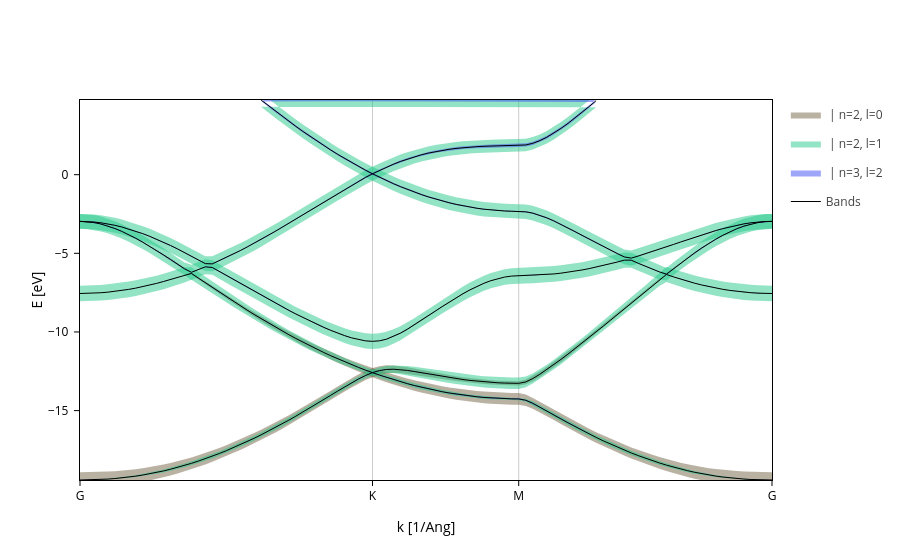

The code cell stored with this chart in its notebook:
### Markdown cell above
## Fatbands 

In fatbands, the width of each band represents the coefficient of a particular basis orbital for that band at that k-point. Usually, you draw multiple orbitals (or groups of orbitals), each in one colour. The **wider the band is for a given color, the more contribution of the orbital to the state** (bigger coefficient).

**Documentation in sisl**
https://sisl.readthedocs.io/en/v0.14.2/visualization/viz_module/showcase/FatbandsPlot.html

### Code cell
# Get the fatbands plot
fatbands = band_struct.plot.fatbands(Erange=[-20,5])
# Split the contributions by the n and l quantum numbers
fatbands.split_groups(on="n+l")

### Figure 1 — Plotly figure (JSON) as saved in the notebook; plotly's stock layout.template omitted (floating-point values rounded to 4 significant figures; data arrays with more than 128 entries replaced by an {"elided": "..."} marker saying what was removed)
{"data": [{"fill": "toself", "legendgroup": " | n=2, l=0", "line": {"color": "#756447", "width": 0}, "meta": {}, "mode": "lines", "name": " | n=2, l=0", "type": "scatter", "x": {"elided": "200 float values"}, "y": {"elided": "200 float values"}}, {"fill": "toself", "legendgroup": " | n=2, l=0", "line": {"color": "#756447", "width": 0}, "meta": {}, "mode": "lines", "name": " | n=2, l=0", "showlegend": false, "type": "scatter", "x": {"elided": "200 float values"}, "y": {"elided": "200 float values"}}, {"fill": "toself", "legendgroup": " | n=2, l=0", "line": {"color": "#756447", "width": 0}, "meta": {}, "mode": "lines", "name": " | n=2, l=0", "showlegend": false, "type": "scatter", "x": {"elided": "200 float values"}, "y": {"elided": "200 float values"}}, {"fill": "toself", "legendgroup": " | n=2, l=0", "line": {"color": "#756447", "width": 0}, "meta": {}, "mode": "lines", "name": " | n=2, l=0", "showlegend": false, "type": "scatter", "x": {"elided": "200 float values"}, "y": {"elided": "200 float values"}}, {"fill": "toself", "legendgroup": " | n=2, l=0", "line": {"color": "#756447", "width": 0}, "meta": {}, "mode": "lines", "name": " | n=2, l=0", "showlegend": false, "type": "scatter", "x": {"elided": "200 float values"}, "y": {"elided": "200 float values"}}, {"fill": "toself", "legendgroup": " | n=2, l=1", "line": {"color": "#26c98a", "width": 0}, "meta": {}, "mode": "lines", "name": " | n=2, l=1", "type": "scatter", "x": {"elided": "200 float values"}, "y": {"elided": "200 float values"}}, {"fill": "toself", "legendgroup": " | n=2, l=1", "line": {"color": "#26c98a", "width": 0}, "meta": {}, "mode": "lines", "name": " | n=2, l=1", "showlegend": false, "type": "scatter", "x": {"elided": "200 float values"}, "y": {"elided": "200 float values"}}, {"fill": "toself", "legendgroup": " | n=2, l=1", "line": {"color": "#26c98a", "width": 0}, "meta": {}, "mode": "lines", "name": " | n=2, l=1", "showlegend": false, "type": "scatter", "x": {"elided": "200 float values"}, "y": {"elided": "200 float values"}}, {"fill": "toself", "legendgroup": " | n=2, l=1", "line": {"color": "#26c98a", "width": 0}, "meta": {}, "mode": "lines", "name": " | n=2, l=1", "showlegend": false, "type": "scatter", "x": {"elided": "200 float values"}, "y": {"elided": "200 float values"}}, {"fill": "toself", "legendgroup": " | n=2, l=1", "line": {"color": "#26c98a", "width": 0}, "meta": {}, "mode": "lines", "name": " | n=2, l=1", "showlegend": false, "type": "scatter", "x": {"elided": "200 float values"}, "y": {"elided": "200 float values"}}, {"fill": "toself", "legendgroup": " | n=3, l=2", "line": {"color": "#3e4ef6", "width": 0}, "meta": {}, "mode": "lines", "name": " | n=3, l=2", "type": "scatter", "x": {"elided": "200 float values"}, "y": {"elided": "200 float values"}}, {"fill": "toself", "legendgroup": " | n=3, l=2", "line": {"color": "#3e4ef6", "width": 0}, "meta": {}, "mode": "lines", "name": " | n=3, l=2", "showlegend": false, "type": "scatter", "x": {"elided": "200 float values"}, "y": {"elided": "200 float values"}}, {"fill": "toself", "legendgroup": " | n=3, l=2", "line": {"color": "#3e4ef6", "width": 0}, "meta": {}, "mode": "lines", "name": " | n=3, l=2", "showlegend": false, "type": "scatter", "x": {"elided": "200 float values"}, "y": {"elided": "200 float values"}}, {"fill": "toself", "legendgroup": " | n=3, l=2", "line": {"color": "#3e4ef6", "width": 0}, "meta": {}, "mode": "lines", "name": " | n=3, l=2", "showlegend": false, "type": "scatter", "x": {"elided": "200 float values"}, "y": {"elided": "200 float values"}}, {"fill": "toself", "legendgroup": " | n=3, l=2", "line": {"color": "#3e4ef6", "width": 0}, "meta": {}, "mode": "lines", "name": " | n=3, l=2", "showlegend": false, "type": "scatter", "x": {"elided": "200 float values"}, "y": {"elided": "200 float values"}}, {"legendgroup": "Bands", "line": {"color": "black", "dash": "solid", "width": 1}, "meta": {}, "mode": "lines", "name": "Bands", "opacity": 1, "type": "scatter", "x": [0.0, 0.04055, 0.0811, 0.1216, 0.1622, 0.2027, 0.2433, 0.2838, 0.3244, 0.3649, 0.4055, 0.446, 0.4866, 0.5271, 0.5677, 0.6082, 0.6488, 0.6893, 0.7299, 0.7704, 0.811, 0.8515, 0.8921, 0.9326, 0.9732, 1.014, 1.054, 1.095, 1.135, 1.176, 1.216, 1.257, 1.298, 1.338, 1.379, 1.419, 1.46, 1.5, 1.541, 1.581, 1.622, 1.663, 1.703, 1.744, 1.784, 1.825, 1.865, 1.906, 1.946, 1.987, 2.027, 2.068, 2.109, 2.149, 2.19, 2.23, 2.271, 2.311, 2.352, 2.392, 2.433, 2.474, 2.514, 2.555, 2.596, 2.637, 2.678, 2.719, 2.759, 2.8, 2.841, 2.882, 2.923, 2.964, 3.005, 3.046, 3.087, 3.128, 3.169, 3.21, 3.251, 3.292, 3.333, 3.374, 3.415, 3.456, 3.497, 3.538, 3.579, 3.62, 3.661, 3.702, 3.743, 3.784, 3.825, 3.866, 3.907, 3.948, 3.989, 4.03], "y": [-19.41, -19.41, -19.4, -19.38, -19.35, -19.32, -19.28, -19.23, -19.17, -19.1, -19.02, -18.93, -18.83, -18.73, -18.61, -18.49, -18.35, -18.21, -18.06, -17.9, -17.73, -17.55, -17.37, -17.17, -16.97, -16.76, -16.54, -16.32, -16.09, -15.85, -15.6, -15.35, -15.1, -14.83, -14.57, -14.3, -14.03, -13.76, -13.49, -13.23, -12.99, -12.77, -12.59, -12.74, -12.89, -13.03, -13.16, -13.29, -13.4, -13.51, -13.62, -13.71, -13.8, -13.88, -13.95, -14.02, -14.07, -14.12, -14.16, -14.2, -14.22, -14.24, -14.25, -14.26, -14.34, -14.54, -14.77, -15.02, -15.28, -15.53, -15.78, -16.02, -16.25, -16.48, -16.7, -16.92, -17.12, -17.32, -17.51, -17.69, -17.86, -18.03, -18.18, -18.33, -18.47, -18.59, -18.71, -18.82, -18.92, -19.01, -19.09, -19.16, -19.22, -19.28, -19.32, -19.35, -19.38, -19.4, -19.41, -19.41]}, {"legendgroup": "Bands", "line": {"color": "black", "dash": "solid", "width": 1}, "meta": {}, "mode": "lines", "name": "Bands", "opacity": 1, "showlegend": false, "type": "scatter", "x": [0.0, 0.04055, 0.0811, 0.1216, 0.1622, 0.2027, 0.2433, 0.2838, 0.3244, 0.3649, 0.4055, 0.446, 0.4866, 0.5271, 0.5677, 0.6082, 0.6488, 0.6893, 0.7299, 0.7704, 0.811, 0.8515, 0.8921, 0.9326, 0.9732, 1.014, 1.054, 1.095, 1.135, 1.176, 1.216, 1.257, 1.298, 1.338, 1.379, 1.419, 1.46, 1.5, 1.541, 1.581, 1.622, 1.663, 1.703, 1.744, 1.784, 1.825, 1.865, 1.906, 1.946, 1.987, 2.027, 2.068, 2.109, 2.149, 2.19, 2.23, 2.271, 2.311, 2.352, 2.392, 2.433, 2.474, 2.514, 2.555, 2.596, 2.637, 2.678, 2.719, 2.759, 2.8, 2.841, 2.882, 2.923, 2.964, 3.005, 3.046, 3.087, 3.128, 3.169, 3.21, 3.251, 3.292, 3.333, 3.374, 3.415, 3.456, 3.497, 3.538, 3.579, 3.62, 3.661, 3.702, 3.743, 3.784, 3.825, 3.866, 3.907, 3.948, 3.989, 4.03], "y": [-7.555, -7.549, -7.533, -7.507, -7.469, -7.421, -7.363, -7.293, -7.214, -7.124, -7.023, -6.912, -6.791, -6.66, -6.519, -6.368, -6.279, -6.578, -6.876, -7.173, -7.468, -7.76, -8.048, -8.333, -8.612, -8.887, -9.157, -9.421, -9.679, -9.931, -10.18, -10.42, -10.65, -10.87, -11.09, -11.3, -11.51, -11.71, -11.9, -12.08, -12.26, -12.43, -12.59, -12.46, -12.39, -12.37, -12.39, -12.45, -12.51, -12.59, -12.67, -12.75, -12.82, -12.9, -12.96, -13.03, -13.08, -13.13, -13.17, -13.21, -13.23, -13.25, -13.26, -13.27, -13.18, -12.96, -12.69, -12.39, -12.07, -11.75, -11.41, -11.07, -10.71, -10.36, -9.999, -9.636, -9.269, -8.9, -8.529, -8.157, -7.786, -7.416, -7.049, -6.685, -6.345, -6.499, -6.642, -6.776, -6.899, -7.012, -7.115, -7.207, -7.288, -7.359, -7.418, -7.467, -7.506, -7.533, -7.549, -7.555]}, {"legendgroup": "Bands", "line": {"color": "black", "dash": "solid", "width": 1}, "meta": {}, "mode": "lines", "name": "Bands", "opacity": 1, "showlegend": false, "type": "scatter", "x": [0.0, 0.04055, 0.0811, 0.1216, 0.1622, 0.2027, 0.2433, 0.2838, 0.3244, 0.3649, 0.4055, 0.446, 0.4866, 0.5271, 0.5677, 0.6082, 0.6488, 0.6893, 0.7299, 0.7704, 0.811, 0.8515, 0.8921, 0.9326, 0.9732, 1.014, 1.054, 1.095, 1.135, 1.176, 1.216, 1.257, 1.298, 1.338, 1.379, 1.419, 1.46, 1.5, 1.541, 1.581, 1.622, 1.663, 1.703, 1.744, 1.784, 1.825, 1.865, 1.906, 1.946, 1.987, 2.027, 2.068, 2.109, 2.149, 2.19, 2.23, 2.271, 2.311, 2.352, 2.392, 2.433, 2.474, 2.514, 2.555, 2.596, 2.637, 2.678, 2.719, 2.759, 2.8, 2.841, 2.882, 2.923, 2.964, 3.005, 3.046, 3.087, 3.128, 3.169, 3.21, 3.251, 3.292, 3.333, 3.374, 3.415, 3.456, 3.497, 3.538, 3.579, 3.62, 3.661, 3.702, 3.743, 3.784, 3.825, 3.866, 3.907, 3.948, 3.989, 4.03], "y": [-2.968, -2.987, -3.044, -3.136, -3.263, -3.42, -3.605, -3.813, -4.043, -4.289, -4.55, -4.822, -5.104, -5.392, -5.685, -5.981, -6.208, -6.038, -5.858, -5.902, -6.152, -6.404, -6.657, -6.91, -7.163, -7.415, -7.664, -7.911, -8.155, -8.394, -8.629, -8.859, -9.082, -9.299, -9.507, -9.707, -9.896, -10.07, -10.23, -10.37, -10.49, -10.57, -10.6, -10.56, -10.46, -10.3, -10.08, -9.828, -9.555, -9.268, -8.975, -8.68, -8.388, -8.103, -7.828, -7.568, -7.324, -7.103, -6.907, -6.74, -6.605, -6.507, -6.447, -6.427, -6.422, -6.408, -6.385, -6.353, -6.312, -6.262, -6.203, -6.135, -6.058, -5.974, -5.881, -5.78, -5.672, -5.556, -5.434, -5.436, -5.636, -5.827, -6.009, -6.182, -6.326, -5.974, -5.629, -5.295, -4.973, -4.666, -4.375, -4.104, -3.856, -3.632, -3.437, -3.272, -3.141, -3.045, -2.987, -2.968]}, {"legendgroup": "Bands", "line": {"color": "black", "dash": "solid", "width": 1}, "meta": {}, "mode": "lines", "name": "Bands", "opacity": 1, "showlegend": false, "type": "scatter", "x": [0.0, 0.04055, 0.0811, 0.1216, 0.1622, 0.2027, 0.2433, 0.2838, 0.3244, 0.3649, 0.4055, 0.446, 0.4866, 0.5271, 0.5677, 0.6082, 0.6488, 0.6893, 0.7299, 0.7704, 0.811, 0.8515, 0.8921, 0.9326, 0.9732, 1.014, 1.054, 1.095, 1.135, 1.176, 1.216, 1.257, 1.298, 1.338, 1.379, 1.419, 1.46, 1.5, 1.541, 1.581, 1.622, 1.663, 1.703, 1.744, 1.784, 1.825, 1.865, 1.906, 1.946, 1.987, 2.027, 2.068, 2.109, 2.149, 2.19, 2.23, 2.271, 2.311, 2.352, 2.392, 2.433, 2.474, 2.514, 2.555, 2.596, 2.637, 2.678, 2.719, 2.759, 2.8, 2.841, 2.882, 2.923, 2.964, 3.005, 3.046, 3.087, 3.128, 3.169, 3.21, 3.251, 3.292, 3.333, 3.374, 3.415, 3.456, 3.497, 3.538, 3.579, 3.62, 3.661, 3.702, 3.743, 3.784, 3.825, 3.866, 3.907, 3.948, 3.989, 4.03], "y": [-2.968, -2.978, -3.008, -3.059, -3.129, -3.218, -3.325, -3.449, -3.59, -3.746, -3.917, -4.101, -4.297, -4.503, -4.719, -4.943, -5.175, -5.413, -5.656, -5.67, -5.473, -5.267, -5.052, -4.83, -4.6, -4.363, -4.119, -3.869, -3.613, -3.352, -3.087, -2.818, -2.546, -2.273, -1.999, -1.726, -1.454, -1.185, -0.9216, -0.664, -0.4142, -0.1737, 0.05585, -0.1628, -0.3715, -0.5701, -0.7585, -0.9366, -1.104, -1.261, -1.408, -1.544, -1.67, -1.784, -1.888, -1.981, -2.063, -2.135, -2.195, -2.244, -2.283, -2.31, -2.327, -2.332, -2.361, -2.445, -2.577, -2.746, -2.942, -3.157, -3.384, -3.619, -3.857, -4.095, -4.332, -4.564, -4.792, -5.014, -5.229, -5.305, -5.171, -5.031, -4.887, -4.739, -4.588, -4.435, -4.282, -4.13, -3.979, -3.832, -3.69, -3.556, -3.43, -3.316, -3.215, -3.129, -3.06, -3.009, -2.978, -2.968]}, {"legendgroup": "Bands", "line": {"color": "black", "dash": "solid", "width": 1}, "meta": {}, "mode": "lines", "name": "Bands", "opacity": 1, "showlegend": false, "type": "scatter", "x": [0.0, 0.04055, 0.0811, 0.1216, 0.1622, 0.2027, 0.2433, 0.2838, 0.3244, 0.3649, 0.4055, 0.446, 0.4866, 0.5271, 0.5677, 0.6082, 0.6488, 0.6893, 0.7299, 0.7704, 0.811, 0.8515, 0.8921, 0.9326, 0.9732, 1.014, 1.054, 1.095, 1.135, 1.176, 1.216, 1.257, 1.298, 1.338, 1.379, 1.419, 1.46, 1.5, 1.541, 1.581, 1.622, 1.663, 1.703, 1.744, 1.784, 1.825, 1.865, 1.906, 1.946, 1.987, 2.027, 2.068, 2.109, 2.149, 2.19, 2.23, 2.271, 2.311, 2.352, 2.392, 2.433, 2.474, 2.514, 2.555, 2.596, 2.637, 2.678, 2.719, 2.759, 2.8, 2.841, 2.882, 2.923, 2.964, 3.005, 3.046, 3.087, 3.128, 3.169, 3.21, 3.251, 3.292, 3.333, 3.374, 3.415, 3.456, 3.497, 3.538, 3.579, 3.62, 3.661, 3.702, 3.743, 3.784, 3.825, 3.866, 3.907, 3.948, 3.989, 4.03], "y": [NaN, NaN, NaN, NaN, NaN, NaN, NaN, NaN, NaN, NaN, NaN, NaN, NaN, NaN, NaN, NaN, NaN, NaN, NaN, NaN, NaN, NaN, NaN, NaN, NaN, NaN, 4.748, 4.401, 4.059, 3.722, 3.392, 3.069, 2.753, 2.445, 2.145, 1.852, 1.568, 1.293, 1.027, 0.7702, 0.5225, 0.2843, 0.05585, 0.273, 0.4765, 0.6652, 0.8383, 0.9953, 1.136, 1.261, 1.37, 1.464, 1.545, 1.613, 1.669, 1.716, 1.753, 1.783, 1.806, 1.824, 1.837, 1.846, 1.851, 1.852, 1.889, 1.995, 2.163, 2.383, 2.644, 2.939, 3.259, 3.6, 3.957, 4.327, 4.706, NaN, NaN, NaN, NaN, NaN, NaN, NaN, NaN, NaN, NaN, NaN, NaN, NaN, NaN, NaN, NaN, NaN, NaN, NaN, NaN, NaN, NaN, NaN, NaN, NaN]}], "layout": {"autosize": true, "scene": {"xaxis": {"range": [0, 4.03], "showgrid": true, "ticktext": ["G", "K", "M", "G"], "tickvals": [0.0, 1.703, 2.555, 4.03], "title": {"text": "k [1/Ang]"}}, "yaxis": {"range": [-19.41, 4.748], "title": {"text": "E [eV]"}}}, "xaxis": {"range": [0, 4.03], "showgrid": true, "ticktext": ["G", "K", "M", "G"], "tickvals": [0.0, 1.703, 2.555, 4.03], "title": {"text": "k [1/Ang]"}, "type": "linear"}, "yaxis": {"range": [-19.41, 4.748], "title": {"text": "E [eV]"}, "type": "linear"}}}
